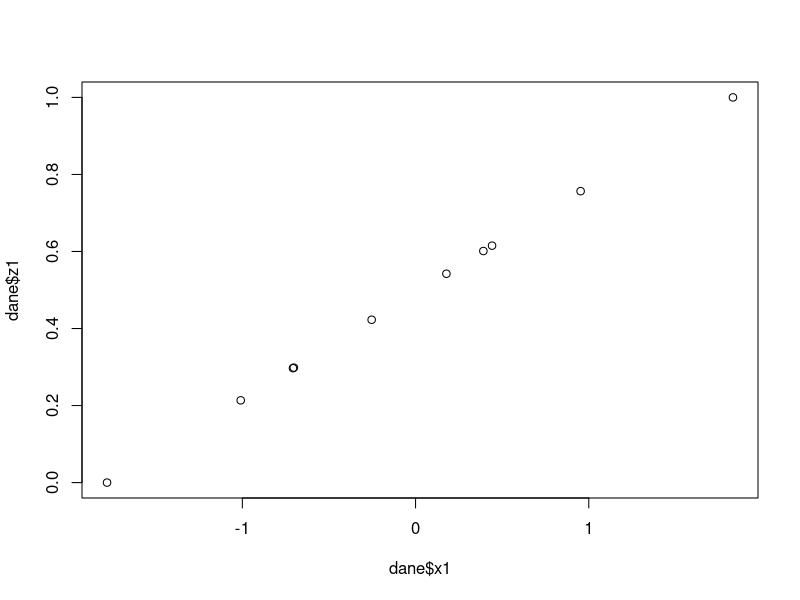

Source code (R): (Note: this script raises an error after producing the figure.)
rnorm(10)

dane <- data.frame(x1=rnorm(10), x2=rnorm(10), x3=rnorm(10), x4=rnorm(10))

dane$w1 <- (min(dane$x1)-max(dane$x1))/mean(dane$x1)
dane$w2 <- (min(dane$x2)-max(dane$x2))/mean(dane$x2)
dane$w3 <- (min(dane$x3)-max(dane$x3))/mean(dane$x3)
dane$w4 <- (min(dane$x4)-max(dane$x4))/mean(dane$x4)

# funkcje

oblicz_wskaznik <- function(x){
  
  wskaznik <- (min(x)-max(x))/mean(x)
  
  return(wskaznik)
  
}

dane$w1 <- oblicz_wskaznik(dane$x1)
dane$w2 <- oblicz_wskaznik(dane$x2)
dane$w3 <- oblicz_wskaznik(dane$x3)
dane$w4 <- oblicz_wskaznik(dane$x4)

przeskaluj01 <- function(x){
  
  z <- (x - min(x))/(max(x)-min(x))
  
  return(z)
  
}

dane$z1 <- przeskaluj01(dane$x1)
dane$z2 <- przeskaluj01(dane$x2)
dane$z3 <- przeskaluj01(dane$x3)
dane$z4 <- przeskaluj01(dane$x4)

plot(dane$x1, dane$z1)

# warunki

czy_jest0 <- function(liczba){
  
  if(is.character(liczba)){
    stop("Argument jest tekstem")
  }
  stopifnot(!is.na(liczba))
  
  if(liczba > 0){
    print("Liczba większa od 0")
  } else if(liczba < 0){
    print("Liczba mniejsza od 0")
  } else {
    print("Liczba równa 0")
  }
  
}

czy_jest0(10)
czy_jest0("abc")
czy_jest0(NA)

# pętle

month.name

for(month in 1:length(month.name)){
  
  print(month.name[month])
  
}

for(month in seq_along(month.name)){
  
  print(month.name[month])
  
}

for(month in month.name){
  
  print(month)
  
}


wynik_kostka <- numeric(1000)

for(rzut in seq_along(wynik_kostka)){
  
  wynik_kostka[rzut] <- sample(x = 1:6, size = 1)
  
}

mean(wynik_kostka)
table(wynik_kostka)





